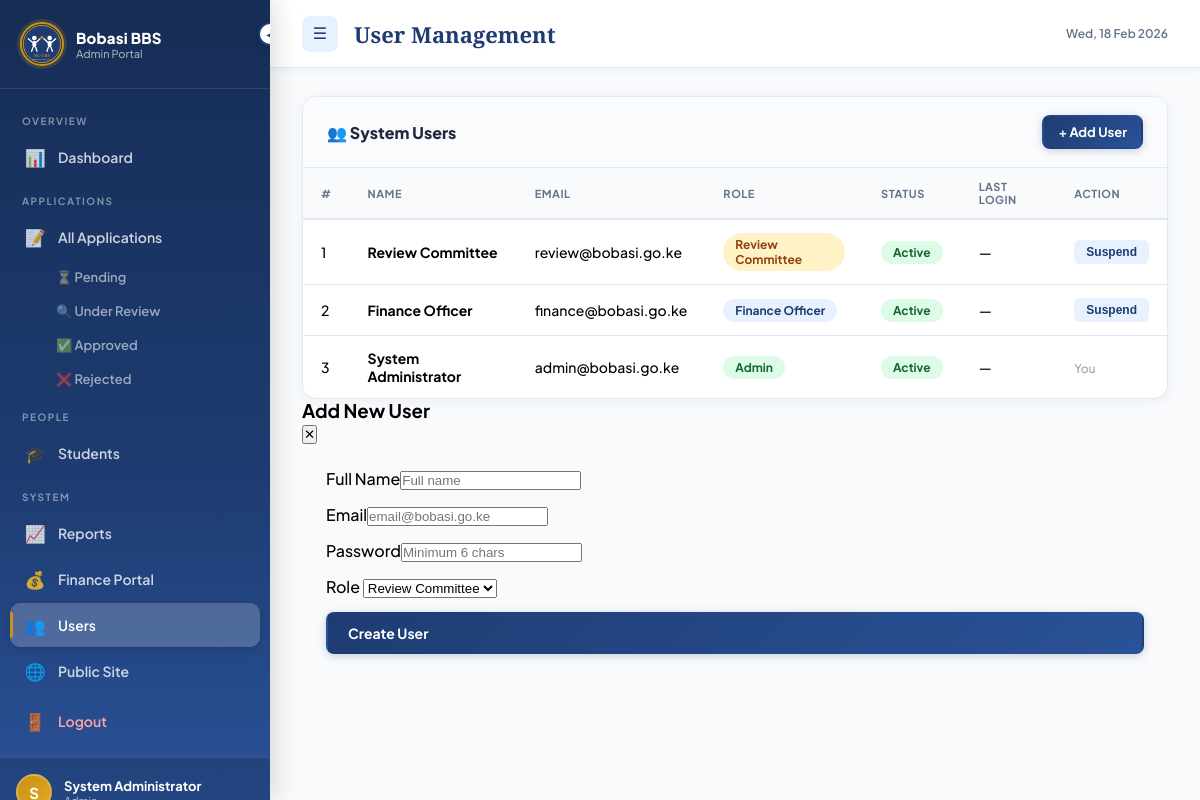
Page /admin/users (signed in) on the committed database.
### models/models.py (models this page shows, shortened)
class User(UserMixin, db.Model):
    __tablename__ = "users"
    id = db.Column(db.Integer, primary_key=True)
    name = db.Column(db.String(150), nullable=False)
    email = db.Column(db.String(150), unique=True, nullable=False)
    password_hash = db.Column(db.String(255), nullable=False)
    role = db.Column(
        db.Enum("student", "admin", "finance_officer", "review_committee"),
        default="student", nullable=False
    )
    status = db.Column(
        db.Enum("active", "inactive", "suspended"),
        default="active", nullable=False
    )
    email_verified = db.Column(db.Boolean, default=False)
    last_login = db.Column(db.DateTime, nullable=True)
    created_at = db.Column(db.DateTime, default=datetime.utcnow)
    updated_at = db.Column(db.DateTime, default=datetime.utcnow, onupdate=datetime.utcnow)
    student_profile = db.relationship("Student", backref="user", uselist=False, cascade="all, delete-orphan")
    notifications = db.relationship("Notification", backref="user", lazy="dynamic", cascade="all, delete-orphan")
    reviews_given = db.relationship("Review", backref="reviewer", foreign_keys="Review.reviewer_id")
    @property
    def unread_notifications(self):
        return self.notifications.filter_by(is_read=False).count()

### routes/admin.py (the view)
@admin_bp.route("/users")
@login_required
@super_admin_required
def users():
    users_list = User.query.order_by(User.created_at.desc()).all()
    return render_template("admin/users.html", users=users_list)

### app.py (called while the page is built)
@login_manager.user_loader
def load_user(user_id):
    try:
        return db.session.get(User, int(user_id))
    except Exception:
        return None

### routes/admin.py (called while the page is built)
def super_admin_required(f):
    @wraps(f)
    def decorated(*args, **kwargs):
        if not current_user.is_authenticated or current_user.role != "admin":
            flash("Super admin access required.", "danger")
            return redirect(url_for("auth.login"))
        return f(*args, **kwargs)
    return decorated

### templates/admin/users.html (shortened to what this page needs)
{% extends 'admin/base.html' %}
{% block page_title %}User Management{% endblock %}
{% block content %}
<div class="card">
  <div class="card-header">
    <h3>👥 System Users</h3>
    <button class="btn btn-primary btn-sm" onclick="document.getElementById('addModal').style.display='flex'">+ Add User</button>
  </div>
  <table class="admin-table">
    <thead><tr><th>#</th><th>Name</th><th>Email</th><th>Role</th><th>Status</th><th>Last Login</th><th>Action</th></tr></thead>
    <tbody>
      {% for u in users %}
      <tr>
        <td>{{ loop.index }}</td>
        <td><strong>{{ u.name }}</strong></td>
        <td>{{ u.email }}</td>
        <td><span class="badge badge-{{ 'approved' if u.role == 'admin' else 'pending' if u.role == 'review_committee' else 'under_review' }}">{{ u.role.replace('_',' ').title() }}</span></td>
        <td><span class="badge badge-{{ 'approved' if u.status == 'active' else 'rejected' }}">{{ u.status.title() }}</span></td>
        <td>{{ u.last_login.strftime('%d/%m/%Y %H:%M') if u.last_login else '—' }}</td>
        <td>
          {% if u.id != current_user.id %}
          <form method="POST" action="{{ url_for('admin.toggle_user_status', user_id=u.id) }}" style="display:inline;">
            <button type="submit" class="btn-xs {% if u.status == 'active' %}btn-danger{% endif %}">
              {{ 'Suspend' if u.status == 'active' else 'Activate' }}
            </button>
          </form>
          {% else %}
          <span style="color:#9ca3af;font-size:12px;">You</span>
          {% endif %}
        </td>
      </tr>
      {% endfor %}
    </tbody>
  </table>
</div>
<div class="modal" id="addModal">
  <div class="modal-card">
    <div class="modal-header">
      <h3>Add New User</h3>
      <button onclick="document.getElementById('addModal').style.display='none'" class="modal-close">✕</button>
    </div>
    <form method="POST" action="{{ url_for('admin.add_user') }}" style="padding:24px;display:flex;flex-direction:column;gap:14px;">
      <div class="fg"><label>Full Name</label><input type="text" name="name" required placeholder="Full name"></div>
      <div class="fg"><label>Email</label><input type="email" name="email" required placeholder="email@bobasi.go.ke"></div>
      <div class="fg"><label>Password</label><input type="password" name="password" required placeholder="Minimum 6 chars"></div>
      <div class="fg"><label>Role</label>
        <select name="role">
          <option value="review_committee">Review Committee</option>
        </select>
      </div>
      <button type="submit" class="btn btn-primary">Create User</button>
    </form>
  </div>
</div>
{% endblock %}

### templates/admin/base.html (shortened to what this page needs)
<!DOCTYPE html>
<html lang="en">
<head>
  <link rel="stylesheet" href="{{ url_for('static', filename='css/admin.css') }}">
</head>
<body class="admin-body">
<div class="admin-layout">
  <aside class="sidebar" id="sidebar">
    <div class="sidebar-brand">
      <div class="sidebar-logo">
        <img src="{{ url_for('static', filename='img/ngcdf-logo.svg') }}" alt="NG-CDF Logo">
      </div>
      <div class="sidebar-brand-text">
        <div class="brand-title">Bobasi BBS</div>
        <div class="brand-sub">Admin Portal</div>
      </div>
      <div class="sidebar-toggle-btn" onclick="toggleAdminSidebar()" id="sidebarToggleBtn">◀</div>
    </div>
    <nav class="sidebar-nav">
      {% if current_user.role == 'admin' %}
      <div class="nav-section-label">Overview</div>
      <a href="{{ url_for('admin.dashboard') }}" class="nav-item {% if request.endpoint == 'admin.dashboard' %}active{% endif %}">
        <span class="nav-icon">📊</span> <span class="nav-text">Dashboard</span>
      </a>
      {% endif %}
      <div class="nav-section-label">Applications</div>
      <a href="{{ url_for('admin.applications') }}" class="nav-item {% if request.endpoint in ['admin.applications','admin.view_application'] %}active{% endif %}">
        <span class="nav-icon">📝</span> <span class="nav-text">All Applications</span>
      </a>
      <a href="{{ url_for('admin.applications') }}?status=pending" class="nav-item sub">
        <span class="nav-text">⏳ Pending</span>
      </a>
      <a href="{{ url_for('admin.applications') }}?status=under_review" class="nav-item sub">
        <span class="nav-text">🔍 Under Review</span>
      </a>
      <a href="{{ url_for('admin.applications') }}?status=approved" class="nav-item sub">
        <span class="nav-text">✅ Approved</span>
      </a>
      <a href="{{ url_for('admin.applications') }}?status=rejected" class="nav-item sub">
        <span class="nav-text">❌ Rejected</span>
      </a>
      <div class="nav-section-label">People</div>
      <a href="{{ url_for('admin.students') }}" class="nav-item {% if request.endpoint in ['admin.students','admin.view_student'] %}active{% endif %}">
        <span class="nav-icon">🎓</span> <span class="nav-text">Students</span>
      </a>
      {% if current_user.role == 'admin' %}
      <div class="nav-section-label">System</div>
      <a href="{{ url_for('admin.reports') }}" class="nav-item {% if request.endpoint == 'admin.reports' %}active{% endif %}">
        <span class="nav-icon">📈</span> <span class="nav-text">Reports</span>
      </a>
      <a href="{{ url_for('finance.dashboard') }}" class="nav-item">
        <span class="nav-icon">💰</span> <span class="nav-text">Finance Portal</span>
      </a>
      <a href="{{ url_for('admin.users') }}" class="nav-item {% if request.endpoint == 'admin.users' %}active{% endif %}">
        <span class="nav-icon">👥</span> <span class="nav-text">Users</span>
      </a>
      {% endif %}
      <a href="{{ url_for('auth.home') }}" class="nav-item">
        <span class="nav-icon">🌐</span> <span class="nav-text">Public Site</span>
      </a>
      <a href="{{ url_for('auth.logout') }}" class="nav-item logout">
        <span class="nav-icon">🚪</span> <span class="nav-text">Logout</span>
      </a>
    </nav>
    <div class="sidebar-user">
      <div class="user-avatar-sm">{{ current_user.name[0].upper() }}</div>
      <div class="sidebar-user-info">
        <div class="user-name-sm">{{ current_user.name }}</div>
        <div class="user-role-sm">{{ current_user.role.replace('_',' ').title() }}</div>
      </div>
    </div>
  </aside>
  <main class="admin-main" id="adminMain">
    <div class="admin-topbar">
      <button class="sidebar-toggle" onclick="toggleAdminSidebar()">☰</button>
      <h1 class="page-title">{% block page_title %}Dashboard{% endblock %}</h1>
      <div class="topbar-right">
        <span id="adminDate" class="admin-date"></span>
      </div>
    </div>
    <div class="admin-content">
      {% block content %}{% endblock %}
    </div>
  </main>
</div>
</body>
</html>

### rows in the picture
User: name "S", name "System Administrator", email "admin@bobasi.go.ke", role.replace "Admin", status "Active", last_login "—", shows "You"
User: name "Review Committee", email "review@bobasi.go.ke", role.replace "Review Committee", status "Active", last_login "—", status "Suspend"
User: name "Finance Officer", email "finance@bobasi.go.ke", role.replace "Finance Officer", status "Active", last_login "—", status "Suspend"
